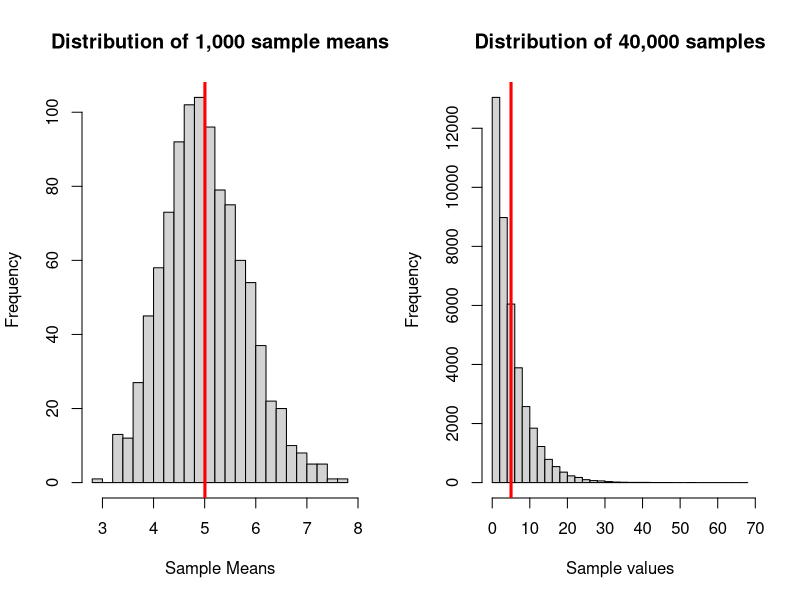

This chart was generated by the following R code:
set.seed(16091970)
mean_vector <- NULL
sd_vector <- NULL
sim_vector <- NULL

for (i in 1:1000) {
        sim <- rexp(40,0.2)
        mean_vector <- c(mean_vector, mean(sim))
        sd_vector <- c(sd_vector, sd(sim))
        sim_vector <- cbind(sim_vector, sim)
}

par(mfrow = c(1, 2))
hist(mean_vector,25, xlab="Sample Means", main="Distribution of 1,000 sample means")
abline(v = mean(mean_vector), col = "red", lwd = 3)

hist(sim_vector,25, xlab="Sample values", main="Distribution of 40,000 samples")
abline(v = mean(mean_vector), col = "red", lwd = 3)


#par(mfrow = c(1, 2))
#qqnorm(mean_vector, main="Normal Q-Q Plot of 1,000 sample means")
#qqline(mean_vector)

#qqnorm(sim_vector, main="Normal Q-Q Plot of 40,000 samples")
#qqline(sim_vector)


#par(mfrow = c(1, 2))
#hist(sd_vector,25, xlab="Sample Standard Deviations", main="Distribution of 1,000 sample sd's")
#abline(v = mean(sd_vector), col = "red", lwd = 3)

#qqnorm(sd_vector, main="Normal Q-Q Plot of 1,000 sample sd's")
#qqline(sd_vector)


